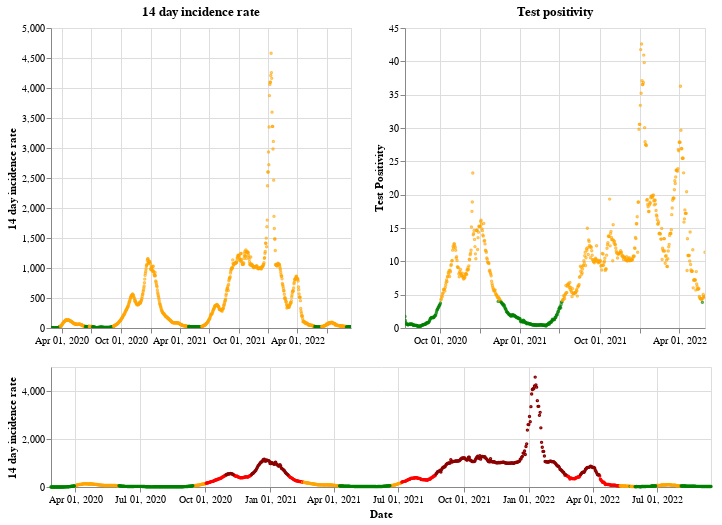

Source (notebook cell):
### Markdown cell above
## Wales

### Code cell
plot_traffic_light('Wales')

### Figure 1 — Vega-Lite specification as saved in the notebook (floating-point values rounded to 4 significant figures; data arrays with more than 128 entries replaced by an {"elided": "..."} marker saying what was removed)
{"config": {"view": {"continuousWidth": 400, "continuousHeight": 300}}, "vconcat": [{"hconcat": [{"mark": {"type": "point", "size": 2}, "encoding": {"color": {"condition": {"value": "green", "test": "(datum.twoWeeklyCasesRate <= 25)"}, "value": "orange"}, "tooltip": [{"type": "nominal", "field": "areaName"}, {"type": "temporal", "field": "date"}, {"type": "quantitative", "field": "twoWeeklyCasesRate"}, {"type": "quantitative", "field": "testPositivity"}], "x": {"type": "temporal", "axis": {"title": ""}, "field": "date", "scale": {"domain": {"selection": "DateBrush"}}, "timeUnit": "yearmonthdate"}, "y": {"type": "quantitative", "axis": {"title": "14 day incidence rate"}, "field": "twoWeeklyCasesRate"}}, "title": "14 day incidence rate", "width": 300}, {"mark": {"type": "point", "size": 2}, "encoding": {"color": {"condition": {"value": "green", "test": "(datum.testPositivity <= 4)"}, "value": "orange"}, "tooltip": [{"type": "nominal", "field": "areaName"}, {"type": "temporal", "field": "date"}, {"type": "quantitative", "field": "twoWeeklyCasesRate"}, {"type": "quantitative", "field": "testPositivity"}], "x": {"type": "temporal", "axis": {"title": ""}, "field": "date", "scale": {"domain": {"selection": "DateBrush"}}, "timeUnit": "yearmonthdate"}, "y": {"type": "quantitative", "axis": {"title": "Test Positivity"}, "field": "testPositivity"}}, "title": "Test positivity", "width": 300}]}, {"layer": [{"mark": {"type": "point", "size": 2}, "encoding": {"color": {"condition": {"value": "orange", "test": "(((datum.testPositivity < 4) && (datum.twoWeeklyCasesRate >= 50)) && (datum.twoWeeklyCasesRate < 200))"}, "value": "red"}, "opacity": {"condition": {"value": 1, "test": "((datum.twoWeeklyCasesRate >= 50) && (datum.twoWeeklyCasesRate < 500))"}, "value": 0}, "tooltip": [{"type": "nominal", "field": "areaName"}, {"type": "temporal", "field": "date"}, {"type": "quantitative", "field": "twoWeeklyCasesRate"}, {"type": "quantitative", "field": "testPositivity"}], "x": {"type": "temporal", "axis": {"title": "Date"}, "field": "date", "timeUnit": "yearmonthdate"}, "y": {"type": "quantitative", "axis": {"title": "14 day incidence rate"}, "field": "twoWeeklyCasesRate"}}, "selection": {"DateBrush": {"type": "interval", "encodings": ["x"], "fields": ["Time"]}}}, {"mark": {"type": "point", "size": 2}, "encoding": {"color": {"value": "darkred"}, "opacity": {"condition": {"value": 1, "test": "(datum.twoWeeklyCasesRate >= 500)"}, "value": 0}, "tooltip": [{"type": "nominal", "field": "areaName"}, {"type": "temporal", "field": "date"}, {"type": "quantitative", "field": "twoWeeklyCasesRate"}, {"type": "quantitative", "field": "testPositivity"}], "x": {"type": "temporal", "axis": {"title": "Date"}, "field": "date", "timeUnit": "yearmonthdate"}, "y": {"type": "quantitative", "axis": {"title": "14 day incidence rate"}, "field": "twoWeeklyCasesRate"}}}, {"mark": {"type": "point", "size": 2}, "encoding": {"color": {"condition": {"value": "green", "test": "((datum.testPositivity < 4) && (datum.twoWeeklyCasesRate < 50))"}, "value": "orange"}, "opacity": {"condition": {"value": 1, "test": "(datum.twoWeeklyCasesRate < 50)"}, "value": 0}, "tooltip": [{"type": "nominal", "field": "areaName"}, {"type": "temporal", "field": "date"}, {"type": "quantitative", "field": "twoWeeklyCasesRate"}, {"type": "quantitative", "field": "testPositivity"}], "x": {"type": "temporal", "axis": {"title": "Date"}, "field": "date", "timeUnit": "yearmonthdate"}, "y": {"type": "quantitative", "axis": {"title": "14 day incidence rate"}, "field": "twoWeeklyCasesRate"}}}], "height": 120, "width": 660}], "data": {"name": "data-f9783af716d8faa5a003151c82e61baf"}, "$schema": "https://vega.github.io/schema/vega-lite/v4.8.1.json", "datasets": {"data-f9783af716d8faa5a003151c82e61baf": {"elided": "932 records"}}}
